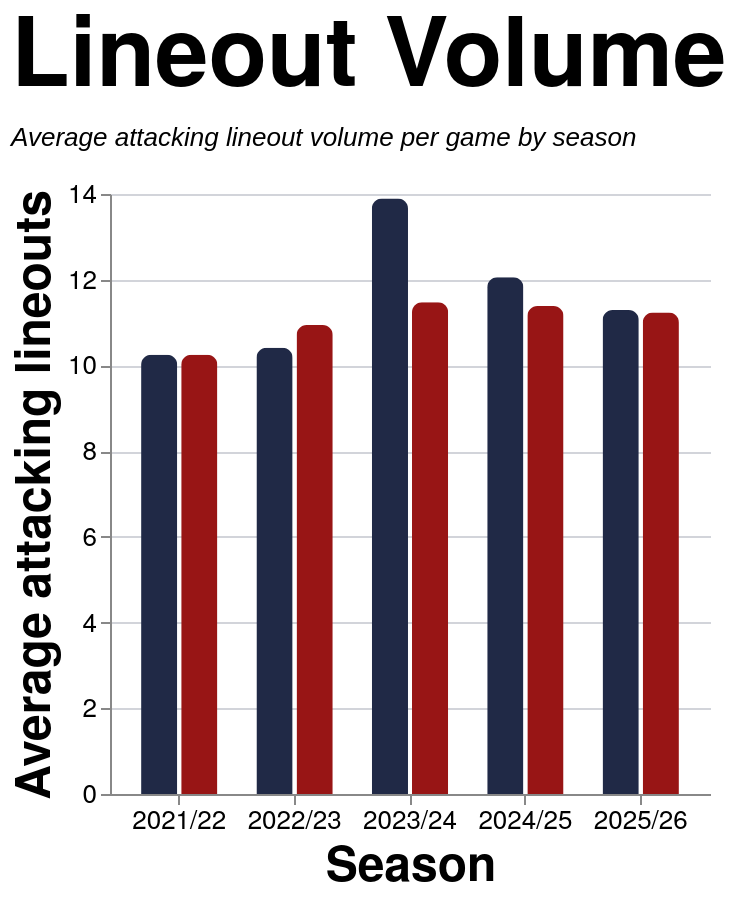

Here is the Vega-Lite specification saved for this chart:
### Vega-Lite specification from a JSON file in a GitHub repository (floating-point values rounded to 4 significant figures)
{"config": {"axis": {"labelFont": "PT Sans Narrow, Helvetica Neue, Helvetica, Arial, sans-serif", "titleFont": "PT Sans Narrow, Helvetica Neue, Helvetica, Arial, sans-serif", "labelFontSize": 13, "titleFontSize": 24, "gridColor": "#202947", "gridOpacity": 0.2, "zindex": 1}, "text": {"font": "Lato, sans-serif"}, "bar": {"cornerRadiusEnd": 5}, "header": {"labelFont": "PT Sans Narrow, Helvetica Neue, Helvetica, Arial, sans-serif", "titleFont": "PT Sans Narrow, Helvetica Neue, Helvetica, Arial, sans-serif", "labelFontSize": 24, "titleFontSize": 28, "labelFontWeight": "bold", "orient": "left"}, "legend": {"labelFont": "PT Sans Narrow, Helvetica Neue, Helvetica, Arial, sans-serif", "titleFont": "PT Sans Narrow, Helvetica Neue, Helvetica, Arial, sans-serif", "labelFontSize": 14, "titleFontSize": 16, "titlePadding": 5, "fillColor": "white", "strokeColor": "black", "padding": 10, "titleFontWeight": "lighter", "titleFontStyle": "italic", "titleColor": "gray", "offset": 10}, "title": {"font": "PT Sans Narrow, Helvetica Neue, Helvetica, Arial, sans-serif", "fontSize": 48, "fontWeight": "bold", "anchor": "start", "align": "center", "titlePadding": 20, "subtitlePadding": 10, "subtitleFontSize": 13, "subtitleColor": "", "subtitleFontStyle": "italic", "offset": 15, "color": "black"}, "axisX": {"labelAngle": 0}, "facet": {"title": null, "header": null, "align": {"row": "each", "column": "each"}, "spacing": 10}, "resolve": {"scale": {"y": "independent", "facet": "independent"}}, "background": "transparent", "scale": {"offsetBandPaddingOuter": 0.2, "offsetBandPaddingInner": 0.1}, "view": {"stroke": null, "background": "transparent"}}, "data": {"name": "data-17acfacc905ccafa572683a674c71a93"}, "mark": {"type": "bar"}, "encoding": {"color": {"field": "team", "legend": null, "scale": {"domain": ["EGRFC", "Opposition"], "range": ["#202946", "#981515"]}, "title": "Team", "type": "nominal"}, "tooltip": [{"field": "set_piece", "title": "Set Piece", "type": "nominal"}, {"field": "season", "title": "Season", "type": "nominal"}, {"field": "team", "title": "Team", "type": "nominal"}, {"field": "avg_attempts", "format": ".2f", "title": "Avg Attempts", "type": "quantitative"}], "x": {"axis": {"labelAngle": 0}, "field": "season", "sort": ["2021/22", "2022/23", "2023/24", "2024/25", "2025/26", "2026/27"], "title": "Season", "type": "nominal"}, "xOffset": {"field": "team", "sort": ["EGRFC", "Opposition"], "type": "nominal"}, "y": {"axis": {"format": ".0f"}, "field": "avg_attempts", "title": "Average attacking lineouts", "type": "quantitative"}}, "height": 300, "params": [{"name": "spSquadParam", "value": "1st"}, {"name": "spSeasonParam", "value": "All"}, {"name": "spGameTypeParam", "value": "League + Cup"}], "title": {"text": "Lineout Volume", "subtitle": ["Average attacking lineout volume per game by season"]}, "transform": [{"filter": "datum.squad == spSquadParam && (spSeasonParam == 'All' || datum.season == spSeasonParam) && datum.game_type_mode == spGameTypeParam"}], "width": 300, "$schema": "https://vega.github.io/schema/vega-lite/v5.20.1.json", "datasets": {"data-17acfacc905ccafa572683a674c71a93": [{"squad": "1st", "season": "2021/22", "team": "EGRFC", "set_piece": "Lineout", "avg_attempts": 10.89, "game_type_mode": "All"}, {"squad": "1st", "season": "2021/22", "team": "Opposition", "set_piece": "Lineout", "avg_attempts": 10.56, "game_type_mode": "All"}, {"squad": "1st", "season": "2022/23", "team": "EGRFC", "set_piece": "Lineout", "avg_attempts": 10.41, "game_type_mode": "All"}, {"squad": "1st", "season": "2022/23", "team": "Opposition", "set_piece": "Lineout", "avg_attempts": 10.94, "game_type_mode": "All"}, {"squad": "1st", "season": "2023/24", "team": "EGRFC", "set_piece": "Lineout", "avg_attempts": 13.86, "game_type_mode": "All"}, {"squad": "1st", "season": "2023/24", "team": "Opposition", "set_piece": "Lineout", "avg_attempts": 11.38, "game_type_mode": "All"}, {"squad": "1st", "season": "2024/25", "team": "EGRFC", "set_piece": "Lineout", "avg_attempts": 12.06, "game_type_mode": "All"}, {"squad": "1st", "season": "2024/25", "team": "Opposition", "set_piece": "Lineout", "avg_attempts": 11.39, "game_type_mode": "All"}, {"squad": "1st", "season": "2025/26", "team": "EGRFC", "set_piece": "Lineout", "avg_attempts": 11.17, "game_type_mode": "All"}, {"squad": "1st", "season": "2025/26", "team": "Opposition", "set_piece": "Lineout", "avg_attempts": 11.39, "game_type_mode": "All"}, {"squad": "1st", "season": "2026/27", "team": "EGRFC", "set_piece": "Lineout", "avg_attempts": 11.0, "game_type_mode": "All"}, {"squad": "1st", "season": "2026/27", "team": "Opposition", "set_piece": "Lineout", "avg_attempts": 13.0, "game_type_mode": "All"}, {"squad": "2nd", "season": "2021/22", "team": "EGRFC", "set_piece": "Lineout", "avg_attempts": 12.0, "game_type_mode": "All"}, {"squad": "2nd", "season": "2021/22", "team": "Opposition", "set_piece": "Lineout", "avg_attempts": 10.62, "game_type_mode": "All"}, {"squad": "2nd", "season": "2022/23", "team": "EGRFC", "set_piece": "Lineout", "avg_attempts": 14.0, "game_type_mode": "All"}, {"squad": "2nd", "season": "2022/23", "team": "Opposition", "set_piece": "Lineout", "avg_attempts": 6.0, "game_type_mode": "All"}, {"squad": "2nd", "season": "2023/24", "team": "EGRFC", "set_piece": "Lineout", "avg_attempts": 10.86, "game_type_mode": "All"}, {"squad": "2nd", "season": "2023/24", "team": "Opposition", "set_piece": "Lineout", "avg_attempts": 9.0, "game_type_mode": "All"}, {"squad": "2nd", "season": "2024/25", "team": "EGRFC", "set_piece": "Lineout", "avg_attempts": 10.45, "game_type_mode": "All"}, {"squad": "2nd", "season": "2024/25", "team": "Opposition", "set_piece": "Lineout", "avg_attempts": 9.909, "game_type_mode": "All"}, {"squad": "2nd", "season": "2025/26", "team": "EGRFC", "set_piece": "Lineout", "avg_attempts": 9.429, "game_type_mode": "All"}, {"squad": "2nd", "season": "2025/26", "team": "Opposition", "set_piece": "Lineout", "avg_attempts": 9.857, "game_type_mode": "All"}, {"squad": "2nd", "season": "2026/27", "team": "EGRFC", "set_piece": "Lineout", "avg_attempts": 9.0, "game_type_mode": "All"}, {"squad": "2nd", "season": "2026/27", "team": "Opposition", "set_piece": "Lineout", "avg_attempts": 0.0, "game_type_mode": "All"}, {"squad": "1st", "season": "2021/22", "team": "EGRFC", "set_piece": "Lineout", "avg_attempts": 10.25, "game_type_mode": "League + Cup"}, {"squad": "1st", "season": "2021/22", "team": "Opposition", "set_piece": "Lineout", "avg_attempts": 10.25, "game_type_mode": "League + Cup"}, {"squad": "1st", "season": "2022/23", "team": "EGRFC", "set_piece": "Lineout", "avg_attempts": 10.41, "game_type_mode": "League + Cup"}, {"squad": "1st", "season": "2022/23", "team": "Opposition", "set_piece": "Lineout", "avg_attempts": 10.94, "game_type_mode": "League + Cup"}, {"squad": "1st", "season": "2023/24", "team": "EGRFC", "set_piece": "Lineout", "avg_attempts": 13.89, "game_type_mode": "League + Cup"}, {"squad": "1st", "season": "2023/24", "team": "Opposition", "set_piece": "Lineout", "avg_attempts": 11.47, "game_type_mode": "League + Cup"}, {"squad": "1st", "season": "2024/25", "team": "EGRFC", "set_piece": "Lineout", "avg_attempts": 12.06, "game_type_mode": "League + Cup"}, {"squad": "1st", "season": "2024/25", "team": "Opposition", "set_piece": "Lineout", "avg_attempts": 11.39, "game_type_mode": "League + Cup"}, {"squad": "1st", "season": "2025/26", "team": "EGRFC", "set_piece": "Lineout", "avg_attempts": 11.29, "game_type_mode": "League + Cup"}, {"squad": "1st", "season": "2025/26", "team": "Opposition", "set_piece": "Lineout", "avg_attempts": 11.24, "game_type_mode": "League + Cup"}, {"squad": "2nd", "season": "2021/22", "team": "EGRFC", "set_piece": "Lineout", "avg_attempts": 11.71, "game_type_mode": "League + Cup"}, {"squad": "2nd", "season": "2021/22", "team": "Opposition", "set_piece": "Lineout", "avg_attempts": 11.0, "game_type_mode": "League + Cup"}, {"squad": "2nd", "season": "2022/23", "team": "EGRFC", "set_piece": "Lineout", "avg_attempts": 14.0, "game_type_mode": "League + Cup"}, {"squad": "2nd", "season": "2022/23", "team": "Opposition", "set_piece": "Lineout", "avg_attempts": 6.0, "game_type_mode": "League + Cup"}, {"squad": "2nd", "season": "2023/24", "team": "EGRFC", "set_piece": "Lineout", "avg_attempts": 10.2, "game_type_mode": "League + Cup"}, {"squad": "2nd", "season": "2023/24", "team": "Opposition", "set_piece": "Lineout", "avg_attempts": 9.2, "game_type_mode": "League + Cup"}, {"squad": "2nd", "season": "2024/25", "team": "EGRFC", "set_piece": "Lineout", "avg_attempts": 12.5, "game_type_mode": "League + Cup"}, {"squad": "2nd", "season": "2024/25", "team": "Opposition", "set_piece": "Lineout", "avg_attempts": 11.0, "game_type_mode": "League + Cup"}, {"squad": "2nd", "season": "2025/26", "team": "EGRFC", "set_piece": "Lineout", "avg_attempts": 9.429, "game_type_mode": "League + Cup"}, {"squad": "2nd", "season": "2025/26", "team": "Opposition", "set_piece": "Lineout", "avg_attempts": 9.857, "game_type_mode": "League + Cup"}, {"squad": "2nd", "season": "2026/27", "team": "EGRFC", "set_piece": "Lineout", "avg_attempts": 9.0, "game_type_mode": "League + Cup"}, {"squad": "2nd", "season": "2026/27", "team": "Opposition", "set_piece": "Lineout", "avg_attempts": 0.0, "game_type_mode": "League + Cup"}, {"squad": "1st", "season": "2021/22", "team": "EGRFC", "set_piece": "Lineout", "avg_attempts": 10.83, "game_type_mode": "League only"}, {"squad": "1st", "season": "2021/22", "team": "Opposition", "set_piece": "Lineout", "avg_attempts": 10.17, "game_type_mode": "League only"}, {"squad": "1st", "season": "2022/23", "team": "EGRFC", "set_piece": "Lineout", "avg_attempts": 10.53, "game_type_mode": "League only"}, {"squad": "1st", "season": "2022/23", "team": "Opposition", "set_piece": "Lineout", "avg_attempts": 10.67, "game_type_mode": "League only"}, {"squad": "1st", "season": "2023/24", "team": "EGRFC", "set_piece": "Lineout", "avg_attempts": 14.29, "game_type_mode": "League only"}, {"squad": "1st", "season": "2023/24", "team": "Opposition", "set_piece": "Lineout", "avg_attempts": 11.47, "game_type_mode": "League only"}, {"squad": "1st", "season": "2024/25", "team": "EGRFC", "set_piece": "Lineout", "avg_attempts": 12.12, "game_type_mode": "League only"}, {"squad": "1st", "season": "2024/25", "team": "Opposition", "set_piece": "Lineout", "avg_attempts": 11.53, "game_type_mode": "League only"}, {"squad": "1st", "season": "2025/26", "team": "EGRFC", "set_piece": "Lineout", "avg_attempts": 10.93, "game_type_mode": "League only"}, {"squad": "1st", "season": "2025/26", "team": "Opposition", "set_piece": "Lineout", "avg_attempts": 11.13, "game_type_mode": "League only"}, {"squad": "2nd", "season": "2021/22", "team": "EGRFC", "set_piece": "Lineout", "avg_attempts": 12.0, "game_type_mode": "League only"}, {"squad": "2nd", "season": "2021/22", "team": "Opposition", "set_piece": "Lineout", "avg_attempts": 12.0, "game_type_mode": "League only"}, {"squad": "2nd", "season": "2022/23", "team": "EGRFC", "set_piece": "Lineout", "avg_attempts": 14.0, "game_type_mode": "League only"}, {"squad": "2nd", "season": "2022/23", "team": "Opposition", "set_piece": "Lineout", "avg_attempts": 6.0, "game_type_mode": "League only"}, {"squad": "2nd", "season": "2023/24", "team": "EGRFC", "set_piece": "Lineout", "avg_attempts": 10.2, "game_type_mode": "League only"}, {"squad": "2nd", "season": "2023/24", "team": "Opposition", "set_piece": "Lineout", "avg_attempts": 9.2, "game_type_mode": "League only"}, {"squad": "2nd", "season": "2024/25", "team": "EGRFC", "set_piece": "Lineout", "avg_attempts": 12.5, "game_type_mode": "League only"}, {"squad": "2nd", "season": "2024/25", "team": "Opposition", "set_piece": "Lineout", "avg_attempts": 11.0, "game_type_mode": "League only"}, {"squad": "2nd", "season": "2025/26", "team": "EGRFC", "set_piece": "Lineout", "avg_attempts": 9.429, "game_type_mode": "League only"}, {"squad": "2nd", "season": "2025/26", "team": "Opposition", "set_piece": "Lineout", "avg_attempts": 9.857, "game_type_mode": "League only"}, {"squad": "2nd", "season": "2026/27", "team": "EGRFC", "set_piece": "Lineout", "avg_attempts": 9.0, "game_type_mode": "League only"}, {"squad": "2nd", "season": "2026/27", "team": "Opposition", "set_piece": "Lineout", "avg_attempts": 0.0, "game_type_mode": "League only"}]}}
